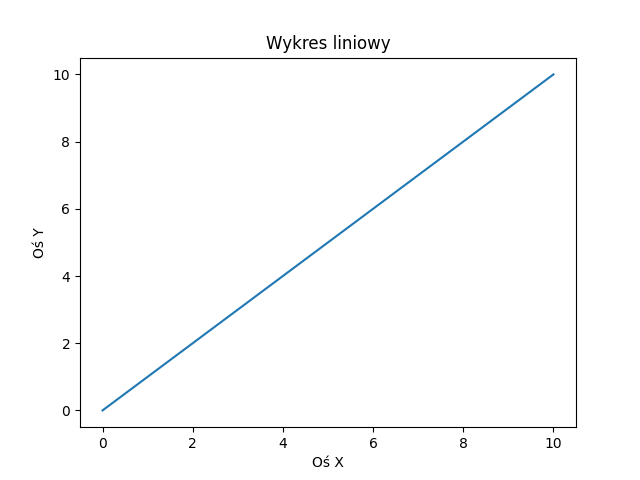

Here is the Python script that generated this plot:
import matplotlib.pyplot as plt
# pip install matplotlib

import numpy as np

y = np.linspace(0, 10, 100)  # dane z zakresu od 0 do 10 podzielone na 100 części
x = np.linspace(0, 10, 100)

plt.plot(x, y)

plt.xlabel("Oś X")
plt.ylabel("Oś Y")

plt.title("Wykres liniowy")
# plt.show() # wyswietla wykresu

# plt.savefig("wykres.png")
# plt.close()

# plt.savefig("wykres2.png", dpi=300)  # wysoka jakość
# plt.close()

plt.savefig("wykres3.png", dpi=300, bbox_inches='tight')  # wysoka jakość
plt.close()
